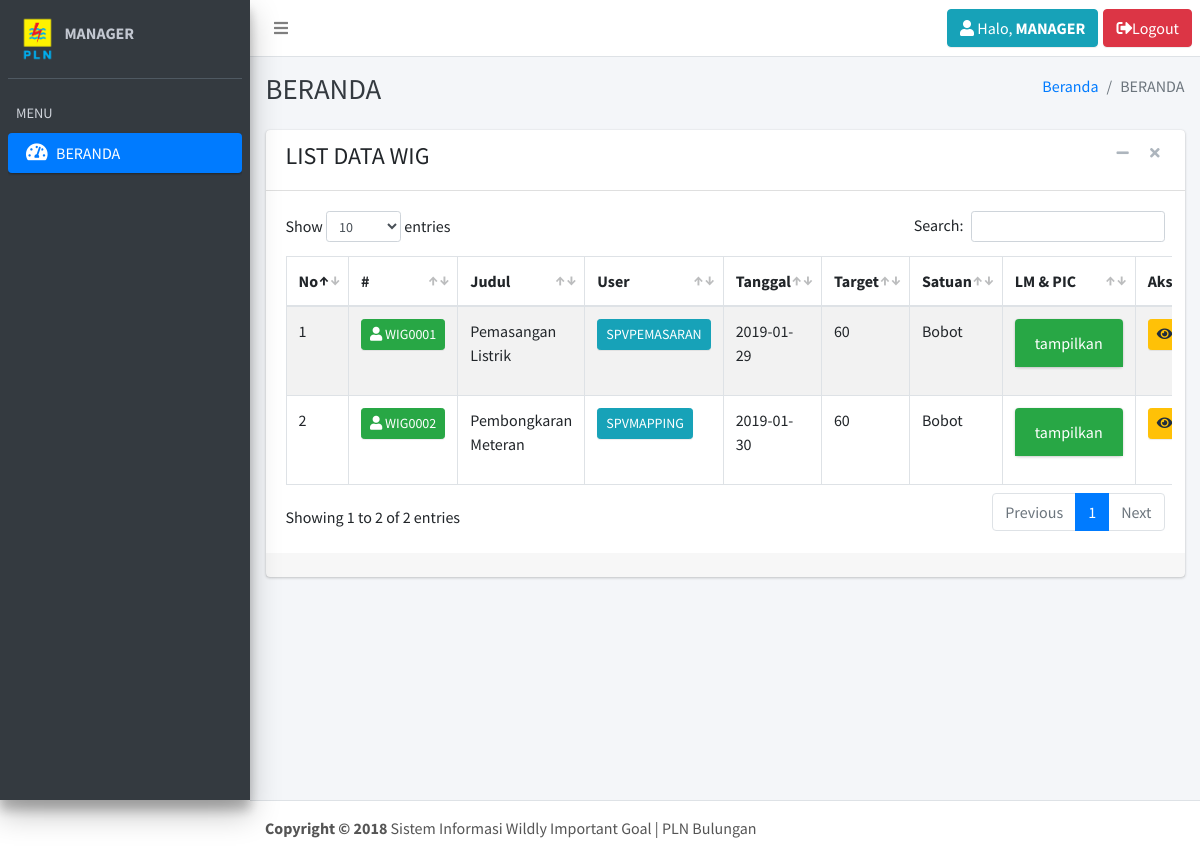
The page /index.php?page=beranda (signed in) on the database as committed earlier.
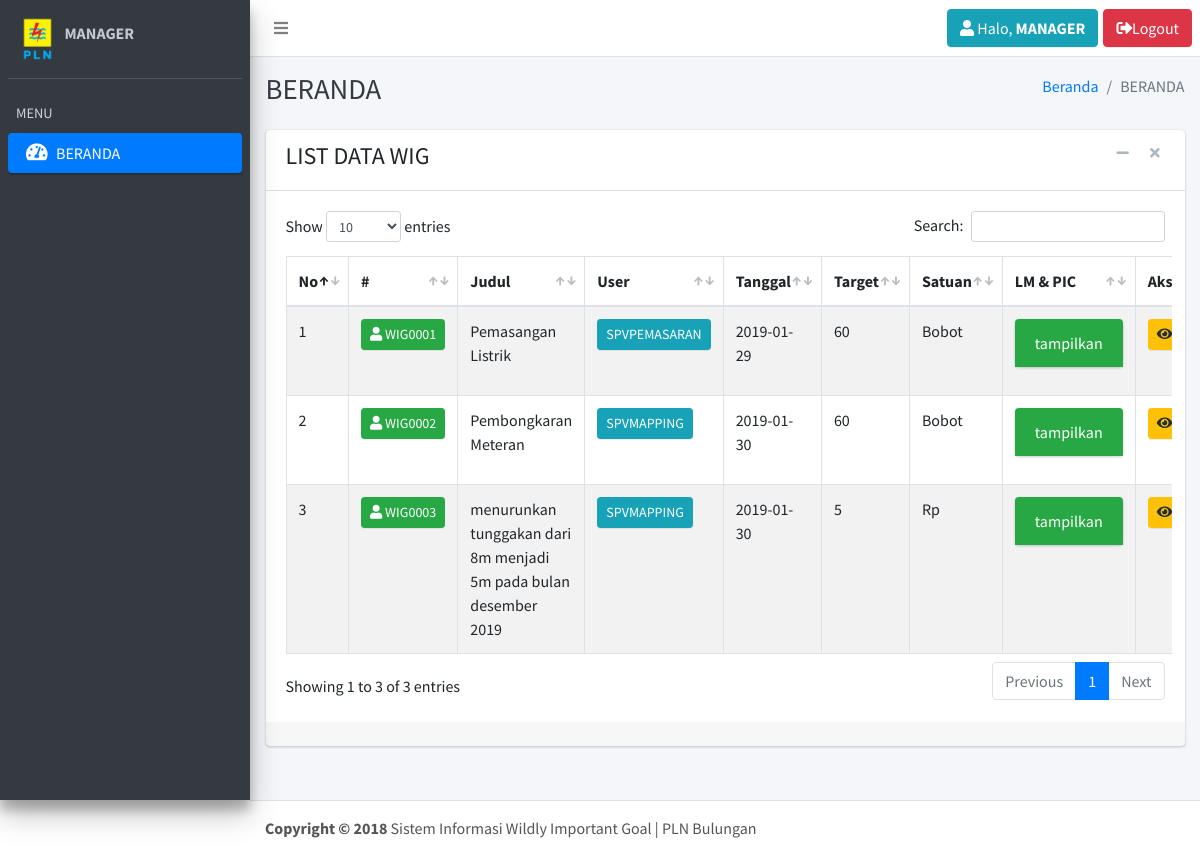
The same page on the database as committed later.
### tables this page shows
CREATE TABLE `tbl_user` (
  `username` varchar(30) NOT NULL,
  `password` varchar(10) NOT NULL,
  `role` int(5) NOT NULL
);

CREATE TABLE `tbl_wig` (
  `id_wig` varchar(15) NOT NULL,
  `username` varchar(30) NOT NULL,
  `judul` text NOT NULL,
  `tanggal` date NOT NULL,
  `target` int(10) NOT NULL,
  `satuan` varchar(25) NOT NULL
);

### page/beranda.php (the view, shortened to what this page needs)
<div class="content-wrapper">
    <div class="content-header">
        <div class="container-fluid">
            <div class="row mb-2">
                <div class="col-sm-6">
                    <h1 class="m-0 text-dark">BERANDA</h1>
                </div>
                <div class="col-sm-6">
                    <ol class="breadcrumb float-sm-right">
                        <li class="breadcrumb-item"><a href="?page=beranda">Beranda</a></li>
                        <li class="breadcrumb-item active">BERANDA</li>
                    </ol>
                </div>
            </div>
        </div>
    </div>
    <div class="content">
        <div class="container-fluid">
            <?php if ($userdata['role'] == 1 || $userdata['role'] == 2) { ?>
            <div class="row">
                <div class="col-md-12">
                    <div class="card card-default">
                        <div class="card-header">
                            <h4>LIST DATA WIG</h4>
                            <div class="card-tools">
                                <button type="button" class="btn btn-tool" data-widget="collapse"><i class="fa fa-minus"></i></button>
                                <button type="button" class="btn btn-tool" data-widget="remove"><i class="fa fa-remove"></i></button>
                            </div>
                        </div>
                        <div class="card-body">
                            <div class="row">
                                <div class="table-responsive">
                                    <table id="example1" class="table table-bordered table-striped">
                                        <thead>
                                            <tr>
                                                <th>No</th>
                                                <th>#</th>
                                                <th>Judul</th>
                                                <th>User</th>
                                                <th>Tanggal</th>
                                                <th>Target</th>
                                                <th>Satuan</th>
                                                <th>LM & PIC</th>
                                                <th>Aksi</th>
                                            </tr>
                                        </thead>
                                        <tbody>
                                            <?php
                                            $no = 1;
                                            $sql = mysqli_query($conn,"SELECT * FROM tbl_wig
                                                                       JOIN tbl_user WHERE tbl_wig.username=tbl_user.username") or die (mysqli_error($conn));
                                            while($data = mysqli_fetch_array($sql)){ ?>
                                                <tr>
                                                    <td><?= $no ?></td>
                                                    <td><a class="btn btn-success btn-sm" href="#"><i class="fas fa-user"></i> <?= $data['id_wig'] ?></a></td>
                                                    <td><?= $data['judul'] ?></td>
                                                    <td><a href="#" class="btn btn-info btn-sm"><?= $data['username'] ?></a></td>
                                                    <td><?= $data['tanggal'] ?></td>
                                                    <td><?= $data['target'] ?></td>
                                                    <td><?= $data['satuan'] ?></td>
                                                    <td>
                                                    <div class="card card-success">
                                                        <div class="card-header">
                                                            <a data-toggle="collapse" data-parent="#accordion" href="#collapse_<?= $data['id_wig']?>" class="collapsed" aria-expanded="false">
                                                            tampilkan
                                                            </a>
                                                        </div>
                                                        <div id="collapse_<?= $data['id_wig']?>" class="panel-collapse in collapse" style="">
                                                        <div class="card-body">
                                                            <?= GetLM($data['id_wig']) ?>
                                                        </div>
                                                        </div>
                                                    </div>
                                                    </td>
                                                    <td>
                                                    <?php if ($userdata['username'] == $data['username']) { ?>
                                                        <a class="btn btn-warning btn-sm" href="?page=wigview&id=<?php echo $data['id_wig']; ?>"><i class="fas fa-eye"></i> view</a>
                                                        <a class="btn btn-primary btn-sm" href="?page=wigedit&id=<?php echo $data['id_wig']; ?>"><i class="fas fa-edit"></i> Edit</a>
                                                        <a class="btn btn-danger btn-sm" href="?page=wighapus&id=<?php echo $data['id_wig']; ?>"><i class="fas fa-trash"></i> hapus</a>
                                                    <?php } else { ?>
                                                        <a class="btn btn-warning btn-sm" href="?page=wigview&id=<?php echo $data['id_wig']; ?>"><i class="fas fa-eye"></i> view</a>
                                                    <?php } ?>
                                                    </td>
                                                </tr>
                                            <?php $no++; } ?>
                                </div>
                            </div>
                        </div>
                        <div class="card-footer">
                        </div>
                    </div>
                </div>
            </div>
            <?php } ?>
        </div>
    <footer class="main-footer">
        <strong>Copyright &copy; 2018</strong> Sistem Informasi Wildly Important Goal | PLN Bulungan
    </footer>

### index.php (shortened to what this page needs)
<?php
    if (!empty($_SESSION['username']) && !empty($_SESSION['password']))
    {
      include "lib/koneksi.php";
?>
<!DOCTYPE html>
<html lang="en">
<head>
  <link rel="stylesheet" href="https://maxcdn.bootstrapcdn.com/font-awesome/4.4.0/css/font-awesome.min.css">
  <link rel="stylesheet" href="https://code.ionicframework.com/ionicons/2.0.1/css/ionicons.min.css">
  <link rel="stylesheet" href="dist/css/adminlte.min.css">
  <link rel="stylesheet" href="plugins/datatables/dataTables.bootstrap4.min.css">
  <link rel="stylesheet" href="plugins/datepicker/datepicker3.css">
  <link rel="stylesheet" href="https://use.fontawesome.com/releases/v5.5.0/css/all.css">
</head>
<body class="hold-transition sidebar-mini">
<div class="wrapper">
  <nav class="main-header navbar navbar-expand bg-white navbar-light border-bottom">
    <?php include("header.php"); ?>
  </nav>
  <aside class="main-sidebar sidebar-dark-primary elevation-4">
    <?php include("sidebar.php"); ?>
  </aside>
  <?php include("content.php"); ?>
</body>
</html>
<?php
} ?>

### header.php (shortened to what this page needs)
<?php
$user = $_SESSION['username'];
$sql = mysqli_query($conn, "SELECT * FROM tbl_user WHERE username='$user'");
$userdata = mysqli_fetch_array($sql);
    function GetLM($params){
        include "lib/koneksi.php";
        $getlm  = mysqli_query($conn, "SELECT lm_pic FROM tbl_lm WHERE id_wig='$params'") or die (mysqli_error($koneksi));
        $datalm = mysqli_fetch_array($getlm);
        $json = json_decode($datalm['lm_pic']);
        $no=1;
        echo "<div class='table-responsive'><table><tr><th>No.</th><th>LM</th><th>PIC</th></tr>";
        echo "</div></table>";
    }
?>
<ul class="navbar-nav">
    <li class="nav-item">
        <a class="nav-link" data-widget="pushmenu" href="#"><i class="fa fa-bars"></i></a>
    </li>
</ul>
<ul class="navbar-nav ml-auto">
    <li class="nav-item">
        <a class="btn btn-info" style="margin-right:5px;" href="#">
        <i class="fas fa-user"></i> Halo, <strong><?= strtoupper($userdata['username']) ?></strong>
        </a>
    </li>
    <li class="nav-item">
        <a class="btn btn-danger" href="?page=logout"><i class="fas fa-sign-out-alt"></i>Logout</a>
    </li>
</ul>

### sidebar.php (shortened to what this page needs)
<div class="sidebar">
    <div class="user-panel mt-3 pb-3 mb-3 d-flex">
        <div class="image">
            <img src="dist/img/PLN.png">
        </div>
        <div class="info">
            <a class="d-block"><strong><?= strtoupper($userdata['username']) ?></strong></a>
        </div>
    </div>
    <nav class="mt-2">
        <ul class="nav nav-pills nav-sidebar flex-column" data-widget="treeview" role="menu" data-accordion="false">
            <li class="nav-header">MENU</li>
            <li class="nav-item">
                <a href="?page=beranda" class="nav-link
                <?php if ($_GET['page'] == 'beranda'){ echo "active"; } ?>">
                <i class="nav-icon fas fa-tachometer-alt"></i>
                    <p>BERANDA</p>
                </a>
            </li>
        </ul>
    </nav>
</div>

### content.php
<?php
  if (isset($_GET['page'])) $page=$_GET['page'];
  else $page="beranda";
  if ($page == "beranda") include("page/beranda.php");
  elseif ($page == "logout") include("page/logout.php");
  elseif ($page == "user")               include("page/user/user.php");
  elseif ($page == "usertambah")         include("page/user/usertambah.php");
  elseif ($page == "usertambahpro")      include("page/user/usertambahpro.php");
  elseif ($page == "useredit")           include("page/user/useredit.php");
  elseif ($page == "usereditpro")        include("page/user/usereditpro.php");
  elseif ($page == "userlihat")          include("page/user/userlihat.php");
  elseif ($page == "userhapus")          include("page/user/userhapus.php");
  elseif ($page == "wig")                include("page/wig/wig.php");
  elseif ($page == "wigtambah")          include("page/wig/wigtambah.php");
  elseif ($page == "wigtambahpro")       include("page/wig/wigtambahpro.php");
  elseif ($page == "wigedit")            include("page/wig/wigedit.php");
  elseif ($page == "wigeditpro")         include("page/wig/wigeditpro.php");
  elseif ($page == "wiglihat")           include("page/wig/wiglihat.php");
  elseif ($page == "wigview")            include("page/wig/wigview.php");
  elseif ($page == "wighapus")           include("page/wig/wighapus.php");
  elseif ($page == "progress")           include("page/wig/wig.php");
  elseif ($page == "wigprogress")        include("page/wig/wigprogress.php");
else echo"Konten tidak ada";
?>

Rows that differ between the two databases and show on the page:
added tbl_wig: id_wig "WIG0003", judul "menurunkan tunggakan dari 8m menjadi 5m pada bulan desember 2019", username.username "SPVMAPPING", tanggal "2019-01-30", target "5", satuan "Rp"
Other text that changed with them:
text written by a page script: "Show entries Search: Showing 1 to 2 of 2 entries Previous 1 Next" → "Show entries Search: Showing 1 to 3 of 3 entries Previous 1 Next"
